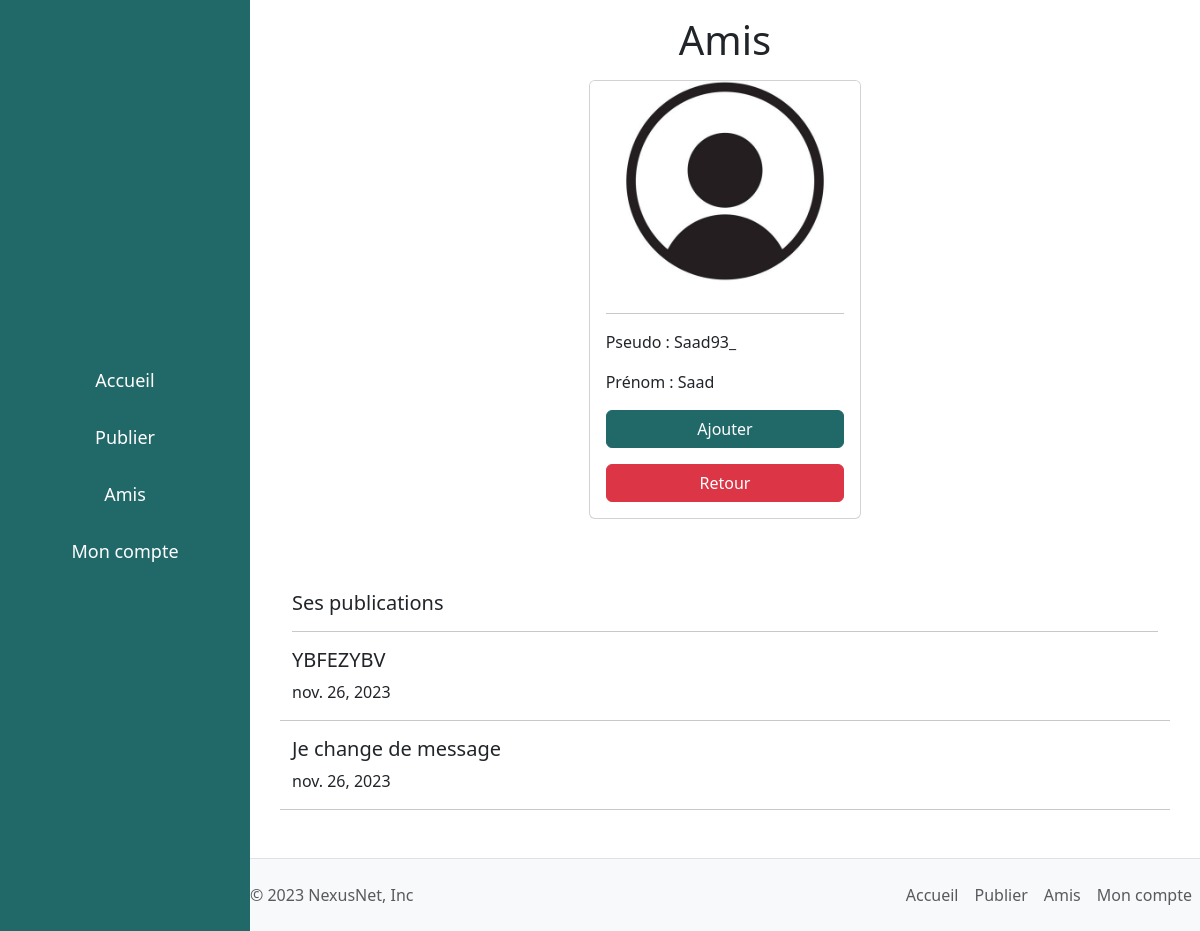
The app's page /account-user/6, older data.
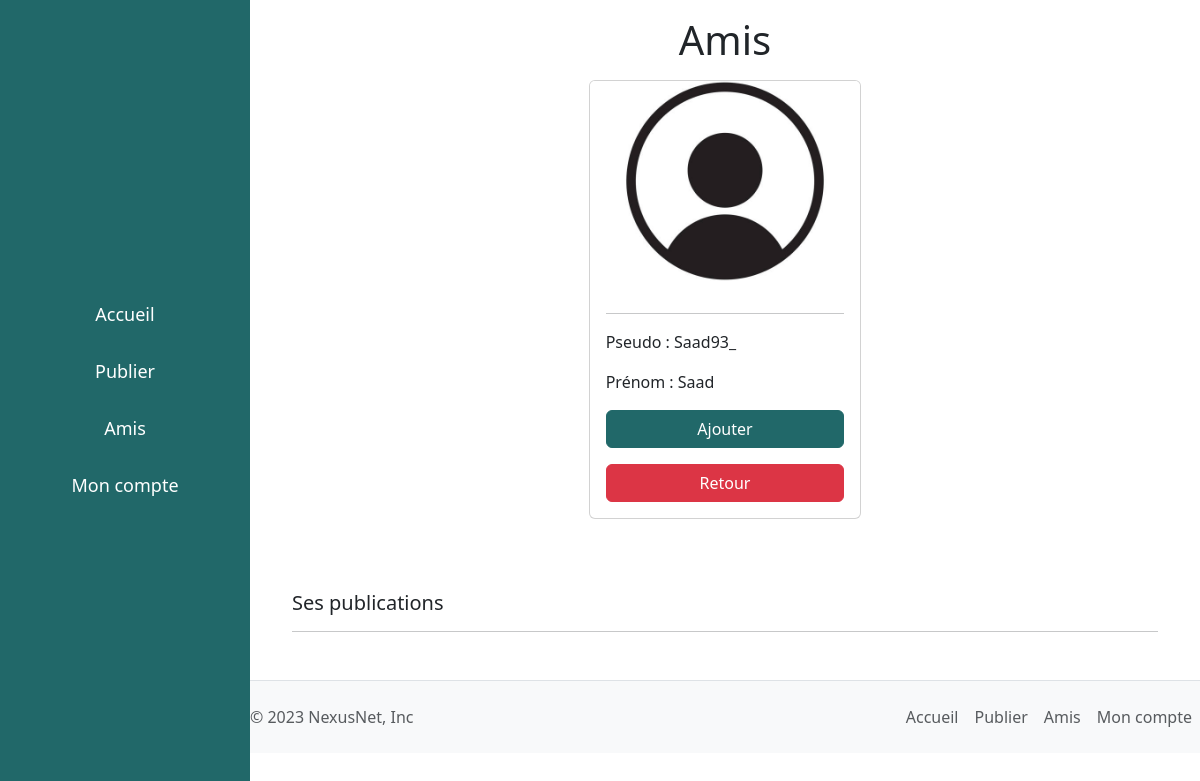
The same page, newer data.
### listings/models.py (models this page shows, shortened)
class Publication(models.Model):
    message = models.TextField(max_length=1000)
    date = models.DateField()
    picture = models.ImageField(upload_to='', null=True, blank=True)
    isPrivate = models.BooleanField(default=False)
    like = models.PositiveIntegerField(default=0)
    author = models.ForeignKey(User, on_delete=models.CASCADE, related_name='author')

### authentification/views.py (the view, shortened to what this page needs)
# urls.py: path('account-user/<int:id>', authentification.views.account_user, name="accountUser"),
def account_user(request, id):
    list_friends = Friend.objects.all()
    User = get_user_model()
    friend = User.objects.get(id=id)
    publications = Publication.objects.filter(author=friend)
    user = request.user
    presence = False
    count = count_friend(request)
    for list_friend in list_friends:
        if (list_friend.user == user and list_friend.friend == friend) or (list_friend.user == friend and list_friend.friend == user):
            presence = True
            break
    return render(request, 'authentification/account_user.html', {'friend': friend, 'user': user, 'publications': publications, 'presence': presence, 'count': count})

### authentification/views.py (called while the page is built)
def count_friend(request):
    friends = Friend.objects.all()
    user = request.user
    count = 0
    for friend in friends:
        if friend.user == user or friend.friend == user:
            count +=1
    return count

### authentification/templates/authentification/account_user.html (shortened to what this page needs)
{% extends 'base.html' %}
{% block content %}
<div class="container pb-2 mb-3">
    <div class="row justify-content-center align-items-center">
      <div class="col-sm-10 col-md-8 col-lg-6">
        <h1 class="aside-near text-center mb-3 mt-3">
          Amis
        </h1>
      </div>
    </div>
    <div class="aside-near">
      <div class="row justify-content-center align-items-center">
        <div class="col-xs-12 col-sm-10 col-md-6 col-lg-4 mb-5">
          <div class="card">
            <img src="{{ friend.profile_photo.url }}" class="card-img-top img-fluid w-100" alt="photo de profil de l'ami" style="height: 200px; object-fit: cover;">
            <div class="card-body">
              <hr>
              <p>Pseudo : {{ friend.username }}</p>
              <p>Prénom : {{ friend.first_name }}</p>
              <form method="POST">
                {% if not presence %}
                    <button type="submit" class="btn btn-primary1" style="width: 100%;" name="add">Ajouter</button>
                {% endif %}
              </form>
              <a href="{% url 'friend' %}" class="btn btn-danger mt-3" style="width: 100%;">Retour</a>
            </div>
          </div>
        </div>
      </div>
    </div>
  </div>
<div class="container mb-3 pb-3">
    <div class="aside-near mt-3">
        <h5 class="card-title">Ses publications</h5>
        <hr>
        {% for publication in publications reversed %}
                <div class="row">
                    <h5>{{ publication.message }}</h5>
                    {% if publication.picture %}
                    <div class="col-12">
                        <img src="{{ publication.picture.url }}" alt="" class="img-fluid"> <br>
                    </div>
                    <div class="col-12">
                        {{ publication.date }}
                    </div>
                    {% else %}
                    <p class="card-text">
                        {{ publication.date }}
                    </p>
                    {% endif %}
                    <hr>
                </div>
        {% endfor %}
    </div>
</div>
{% endblock %}

Row changes from the older to the newer data that the page shows:
removed Publication: message "YBFEZYBV", date "nov. 26, 2023"
removed Publication: message "Je change de message", date "nov. 26, 2023"
